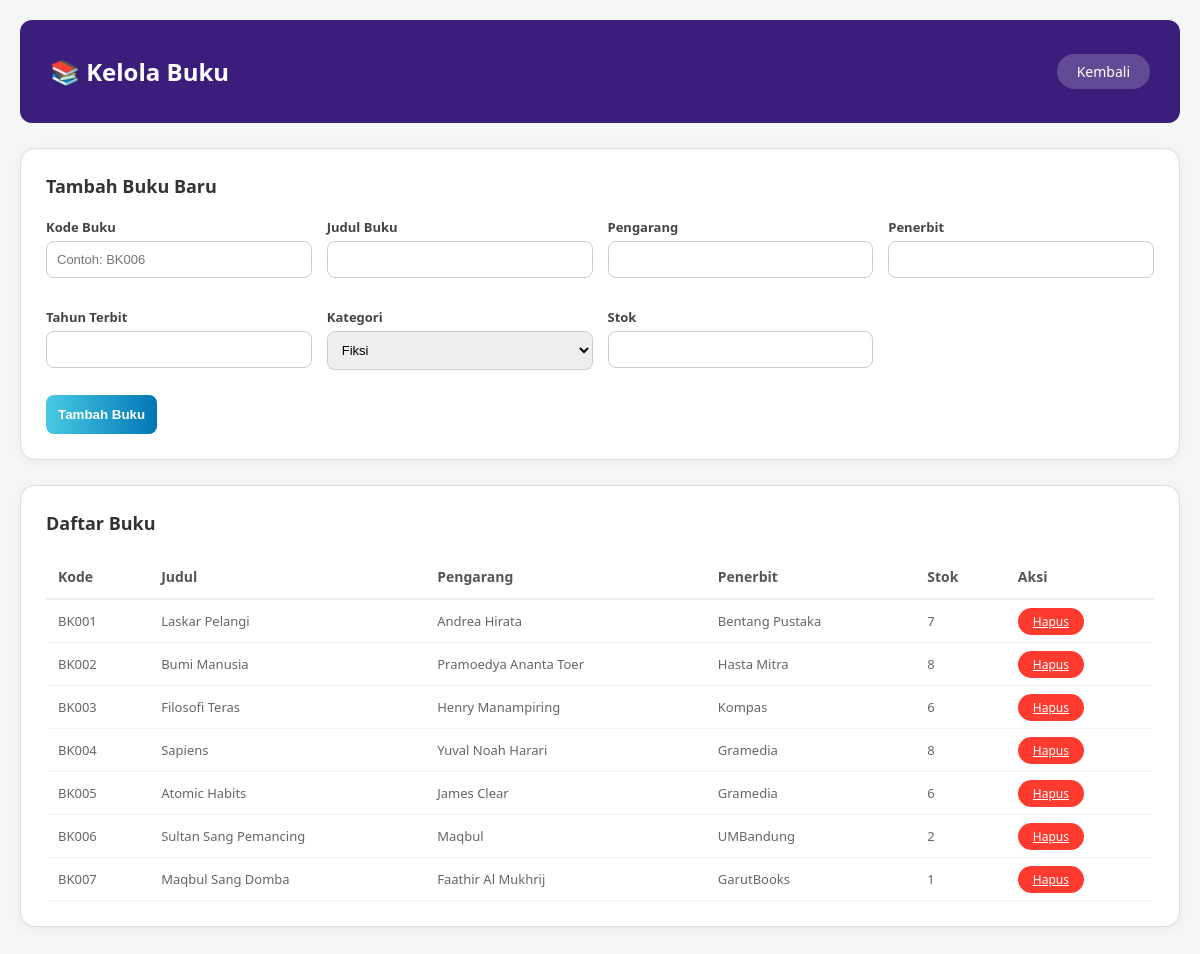
/kelola_buku.php, run on the app's committed database.
### tables this page shows
CREATE TABLE `buku` (
  `kode_buku` varchar(10) NOT NULL,
  `judul` varchar(255) NOT NULL,
  `pengarang` varchar(100) DEFAULT NULL,
  `penerbit` varchar(100) DEFAULT NULL,
  `tahun_terbit` year(4) DEFAULT NULL,
  `kategori` varchar(50) DEFAULT NULL,
  `stok` int(11) DEFAULT 0
);

### kelola_buku.php (the view, shortened to what this page needs)
<?php
include 'koneksi.php';
?>
<!DOCTYPE html>
<html lang="id">
<head>
    <link rel="stylesheet" href="kelola_buku.css">
</head>
<body>
    <div class="header-purple">
        <h2>📚 Kelola Buku</h2>
        <a href="dashboard_admin.php" class="btn-kembali">Kembali</a>
    </div>
    <div class="card-container">
        <h3>Tambah Buku Baru</h3>
        <form method="POST">
            <div class="form-grid">
                <div class="form-group">
                    <label>Kode Buku</label>
                    <input type="text" name="kode" placeholder="Contoh: BK006" required>
                </div>
                <div class="form-group">
                    <label>Judul Buku</label>
                    <input type="text" name="judul" required>
                </div>
                <div class="form-group">
                    <label>Pengarang</label>
                    <input type="text" name="pengarang" required>
                </div>
                <div class="form-group">
                    <label>Penerbit</label>
                    <input type="text" name="penerbit" required>
                </div>
                <div class="form-group">
                    <label>Tahun Terbit</label>
                    <input type="number" name="tahun" required>
                </div>
                <div class="form-group">
                    <label>Kategori</label>
                    <select name="kategori">
                        <option>Fiksi</option>
                    </select>
                </div>
                <div class="form-group">
                    <label>Stok</label>
                    <input type="number" name="stok" required>
                </div>
            </div>
            <button type="submit" name="tambah" class="btn-tambah">Tambah Buku</button>
        </form>
    </div>
    <div class="card-container">
        <h3>Daftar Buku</h3>
        <table>
            <thead>
                <tr>
                    <th>Kode</th>
                    <th>Judul</th>
                    <th>Pengarang</th>
                    <th>Penerbit</th>
                    <th>Stok</th>
                    <th>Aksi</th>
                </tr>
            </thead>
            <tbody>
                <?php
                $res = mysqli_query($koneksi, "SELECT * FROM buku");
                while ($b = mysqli_fetch_assoc($res)) {
                    echo "<tr>
                            <td>{$b['kode_buku']}</td>
                            <td>{$b['judul']}</td>
                            <td>{$b['pengarang']}</td>
                            <td>{$b['penerbit']}</td>
                            <td>{$b['stok']}</td>
                            <td><a href='?hapus={$b['kode_buku']}' class='btn-hapus' onclick=\"return confirm('Hapus buku ini?')\">Hapus</a></td>
                          </tr>";
                }
                ?>
            </tbody>
        </table>
    </div>
</body>
</html>

### kelola_buku.css (style rules this page uses)
body { font-family: 'Segoe UI', Tahoma, sans-serif; background-color: #f4f7f6; margin: 0; padding: 20px; }
.header-purple { background-color: #3b1e7b; color: white; padding: 15px 30px; border-radius: 12px; display: flex; justify-content: space-between; align-items: center; margin-bottom: 25px; }
.btn-kembali { background-color: rgba(255, 255, 255, 0.2); color: white; border: none; padding: 8px 20px; border-radius: 20px; text-decoration: none; font-size: 14px; }
.card-container { background: white; padding: 25px; border-radius: 15px; border: 1px solid #ddd; margin-bottom: 25px; box-shadow: 0 2px 10px rgba(0,0,0,0.05); }
h3 { margin-top: 0; margin-bottom: 20px; font-size: 18px; color: #333; }
.form-grid { display: grid; grid-template-columns: repeat(4, 1fr); gap: 15px; }
.form-group { display: flex; flex-direction: column; margin-bottom: 15px; }
.form-group label { font-weight: bold; font-size: 13px; margin-bottom: 5px; color: #444; }
.form-group input, .form-group select { padding: 10px; border: 1px solid #ccc; border-radius: 8px; font-size: 13px; outline: none; }
.btn-tambah { grid-column: span 1; background: linear-gradient(to right, #48cae4, #0077b6); color: white; border: none; padding: 12px; border-radius: 8px; font-weight: bold; cursor: pointer; margin-top: 10px; }
table { width: 100%; border-collapse: collapse; }
th { text-align: left; padding: 12px; border-bottom: 2px solid #eee; font-size: 14px; color: #555; }
td { padding: 12px; border-bottom: 1px solid #f1f1f1; font-size: 13px; color: #666; }
.btn-hapus { background-color: #ff3b30; color: white; border: none; padding: 5px 15px; border-radius: 20px; cursor: pointer; font-size: 12px; }

### data on the page
buku: kode_buku "BK001", judul "Laskar Pelangi", pengarang "Andrea Hirata", penerbit "Bentang Pustaka", stok "7"
buku: kode_buku "BK002", judul "Bumi Manusia", pengarang "Pramoedya Ananta Toer", penerbit "Hasta Mitra", stok "8"
buku: kode_buku "BK003", judul "Filosofi Teras", pengarang "Henry Manampiring", penerbit "Kompas", stok "6"
buku: kode_buku "BK004", judul "Sapiens", pengarang "Yuval Noah Harari", penerbit "Gramedia", stok "8"
buku: kode_buku "BK005", judul "Atomic Habits", pengarang "James Clear", penerbit "Gramedia", stok "6"
buku: kode_buku "BK006", judul "Sultan Sang Pemancing", pengarang "Maqbul", penerbit "UMBandung", stok "2"
buku: kode_buku "BK007", judul "Maqbul Sang Domba", pengarang "Faathir Al Mukhrij", penerbit "GarutBooks", stok "1"
